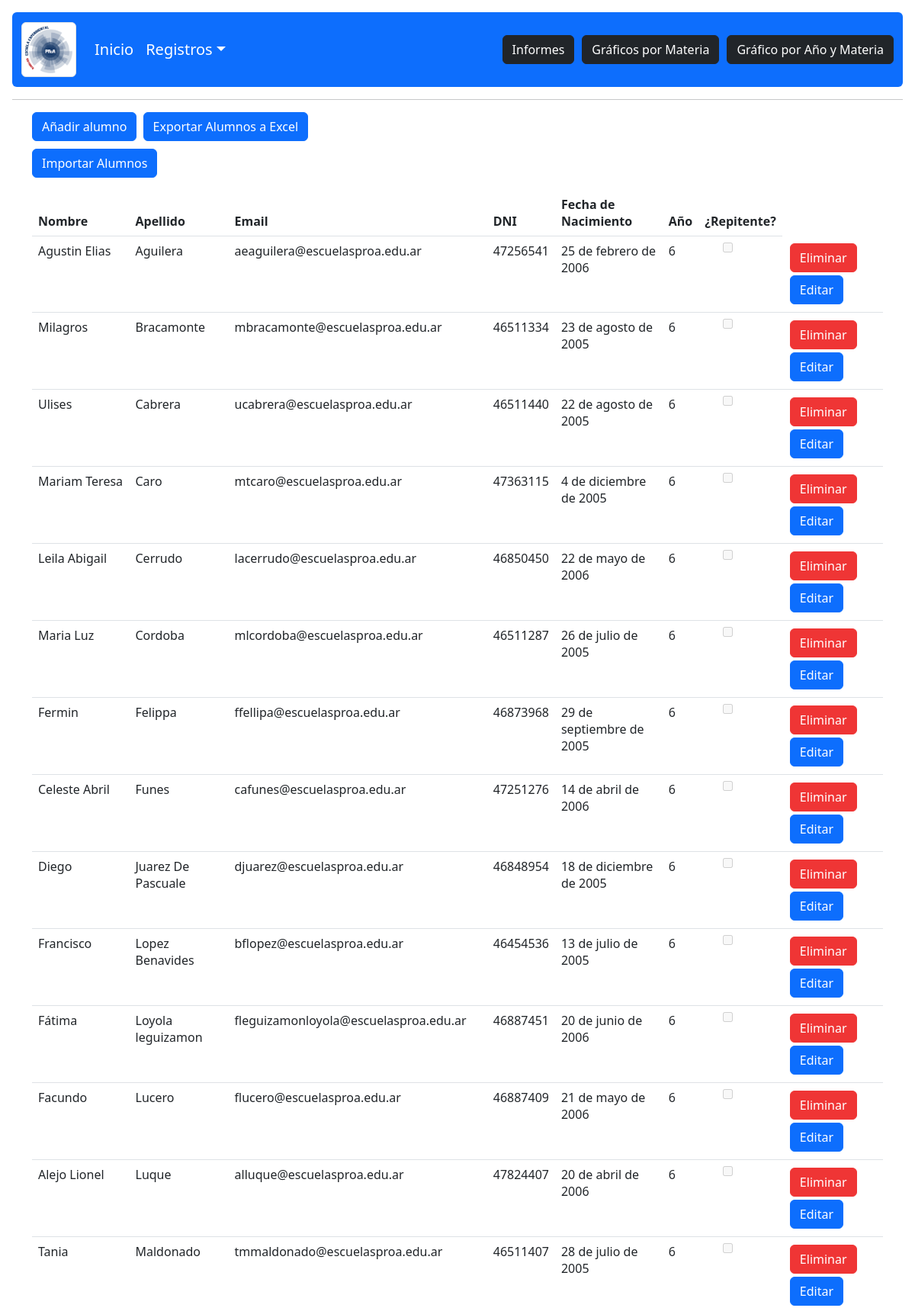
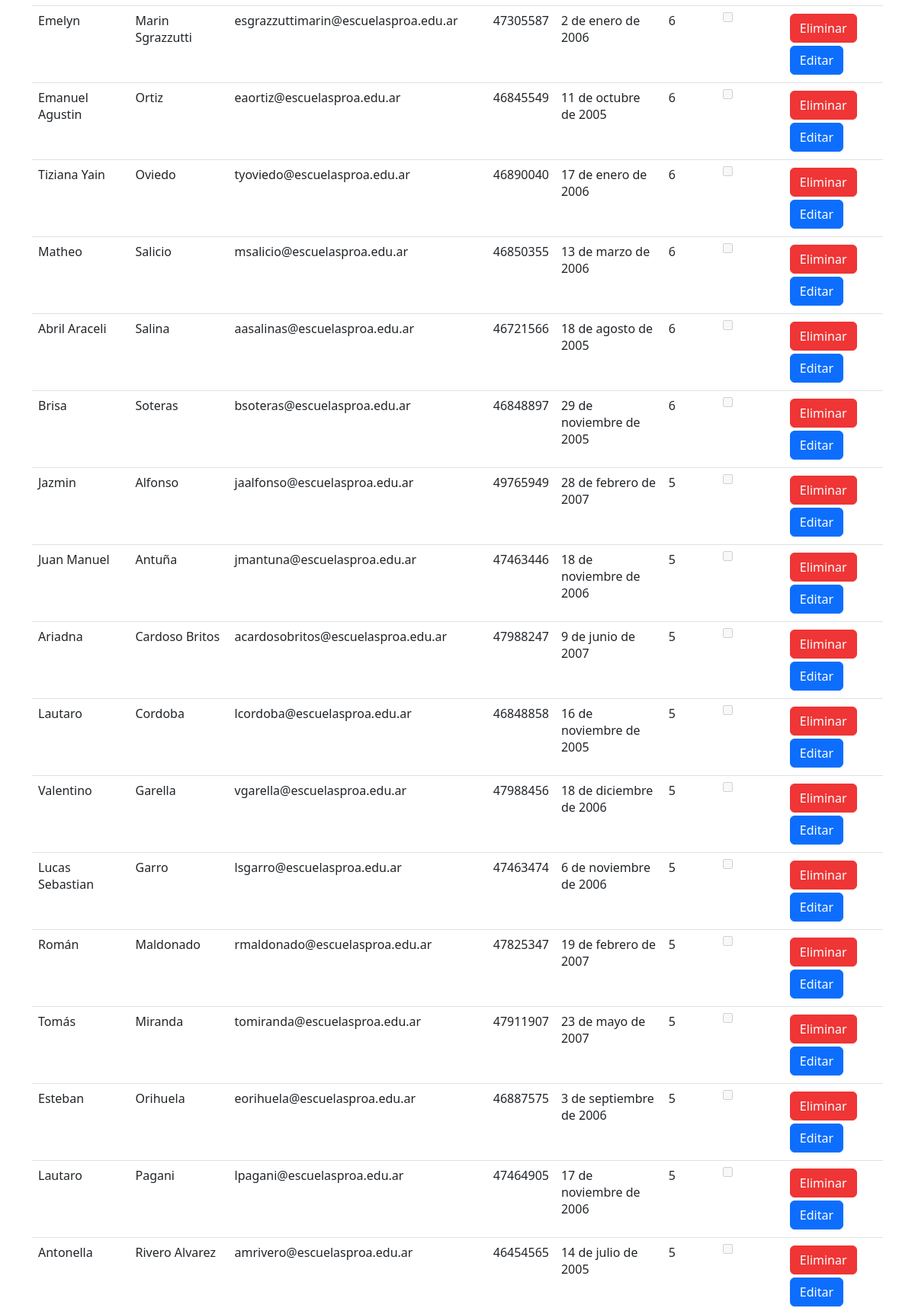
The app's page /proa/alumnos (upper part) with its own data (2 pictures, top to bottom).
### proa/models.py (models this page shows)
class Alumno(models.Model):
    dni = models.CharField(max_length=10, primary_key=True, verbose_name='DNI')
    nombre = models.CharField(max_length=100, verbose_name='Nombre')
    apellido = models.CharField(max_length=100, verbose_name='Apellido')
    fecha_nacimiento = models.DateField(verbose_name='Fecha de nacimiento', blank=True, null=True)
    email = models.EmailField(verbose_name='Email')
    repitio = models.BooleanField(verbose_name='Repitio?',default=None, null=True)
    curso = models.ForeignKey(Curso, on_delete=models.CASCADE, blank=True, null=True)

class Curso(models.Model):
    id = models.BigAutoField(primary_key=True,verbose_name='ID Curso')
    anio = models.IntegerField(verbose_name='Año')

### proa/views_alumnos.py (the view)
# urls.py: path('', views.index),
def index(request):
    alumnos = Alumno.objects.all()
    return render(request, 'alumnos/index.html',{ "alumnos": alumnos})

### proa/templates/alumnos/index.html (shortened to what this page needs)
{% extends "base_template.html" %}
{% load static %}
{% block content %}
<div class="container">
<div class="form_alumnos">
  <button type="button" class="btn btn-primary" data-bs-toggle="modal" data-bs-target="#add__form">Añadir alumno</button>
  <a href="{% url 'exportar_alumnos' %}" class="btn btn-primary" style="margin-left: 4px;">Exportar Alumnos a Excel</a>
<form action="/proa/alumnos/importar/" method="post" enctype="multipart/form-data">
  <button type="submit" class="btn btn-primary" style="margin-top: 10px;">Importar Alumnos</button>
</form>
</div>
  <table class="table">
      <thead>
          <tr>
              <th scope="col">Nombre</th>
              <th scope="col">Apellido</th>
              <th scope="col">Email</th>
              <th scope="col">DNI</th>
              <th scope="col">Fecha de Nacimiento</th>
              <th scope="col">Año</th>
              <th scope="col">¿Repitente?</th>
          </tr>
      </thead>
      <tbody>
          {% for alumno in alumnos %}
            <tr>
              {% if alumno.dni == alumnos_edit.dni %}
                <form action="/proa/alumnos/guardar/?id={{alumno.dni}}" method="POST">
                {% csrf_token %}
                <div class="row">
                  <td>
                    <div class="col">
                      <input class="form-control" name="nombre" onkeypress="return check(event)" placeholder="Ingrese el nombre" type="text" value="{{alumno.nombre}}">
                    </div>
                  </td>
                  <td>
                    <div class="col">
                      <input class="form-control" name="apellido" onkeypress="return check(event)" placeholder="Ingrese el apellido" type="text" value="{{alumno.apellido}}">
                    </div>
                  </td>
                  <td>
                    <div class="col">
                      <input type="email" class="form-control" placeholder="Ingrese el email" name="email" value="{{alumno.email}}">
                    </div>
                  </td>
                  <td>
                    <div class="col">
                      <input type="text" class="form-control" placeholder="Ingrese el DNI" name="DNI" value="{{alumno.dni}}">
                    </div>
                  </td>
                  <td>
                    <div class="col">
                      <input type="text" class="form-control" placeholder="Ingrese Fecha de Nacimiento(AAAA-MM-DD)" name="fecha_nacimiento" id="fecha_nacimiento" required="required" value="{{alumno.fecha_nacimiento}}">
                    </div>
                  </td>
                  <td>
                    <div class="col">
                      {% if alumno.dni == alumnos_edit.dni %}
                        <select class="form-select form-select-lg mb-3" aria-label=".form-select-lg example" name="curso">
                          <option value="1" {% if alumno.curso.id == 1 %}selected{% endif %}>1ro</option>
                          <option value="2" {% if alumno.curso.id == 2 %}selected{% endif %}>2do</option>
                          <option value="3" {% if alumno.curso.id == 3 %}selected{% endif %}>3ro</option>
                          <option value="4" {% if alumno.curso.id == 4 %}selected{% endif %}>4to</option>
                          <option value="5" {% if alumno.curso.id == 5 %}selected{% endif %}>5to</option>
                          <option value="6" {% if alumno.curso.id == 6 %}selected{% endif %}>6to</option>
                        </select>
                      {% else %}
                        {{alumno.curso.nombre}}
                      {% endif %}
                    </div>
                  </td>
                  <td>
                    <div class="form-check">
                      <input type="checkbox" class="custom-control-input" name="repitio" value="True" {% if alumno.repitio %}checked{% endif %}>
                      <label class="form-check-label" for="repitio_{{ alumno.dni }}">
                      </label>
                    </div>
                  </td>
                  <td>
                    <button style="margin-bottom: 5px; border-color: rgb(41, 159, 61); background-color: rgb(41, 159, 61);" type="submit" class="btn btn-primary">Guardar</button>
                    <a class="btn btn-primary" href="/proa/alumnos" role="button">Cancelar</a>
                  </td>
                </div>
                </form>
              {% else %}
                <td>{{alumno.nombre}}</td>
                <td>{{alumno.apellido}}</td>
                <td>{{alumno.email}}</td>
                <td>{{alumno.dni}}</td>
                <td>{{alumno.fecha_nacimiento}}</td>
                <td>{{alumno.curso.anio}}</td>
                <td>
                  <div class="col">
                    <div class="form-check">
                      <input type="checkbox" class="custom-control-input" name="repitio" {% if alumno.repitio %}checked disabled{% else %}disabled{% endif %} value="True">
                    </div>
                  </div>
                </td>
                <td>
                  <a style="margin: 2px; background-color: rgb(239, 53, 53); border-color: rgb(239, 53, 53);" class="btn btn-primary" href="/proa/alumnos/delete?DNI={{alumno.dni}}" role="button">Eliminar</a>
                  <a style="margin: 2px;" class="btn btn-primary" href="/proa/alumnos/editar?DNI={{alumno.dni}}" role="button">Editar</a>
                </td>
              {% endif %}
            </tr>
          {% endfor %}
      </tbody>
  </table>
</div>
{% endblock %}

### proa/templates/base_template.html (shortened to what this page needs)
{% load static %}
<link rel="stylesheet" type="text/css" href="{% static 'proa/css/bootstrap.css' %}" />
    <link href="https://cdn.jsdelivr.net/npm/bootstrap@5.2.2/dist/css/bootstrap.min.css" rel="stylesheet">
    <link href="https://getbootstrap.com/docs/5.2/assets/css/docs.css" rel="stylesheet">
    <link rel="stylesheet" href="https://cdnjs.cloudflare.com/ajax/libs/bootstrap-datepicker/1.9.0/css/bootstrap-datepicker.min.css">
    <link rel="stylesheet" href="https://code.jquery.com/ui/1.12.1/themes/base/jquery-ui.css">
<html>
<head>
</head>
<body class="p-3 m-0 border-0 bd-example d-flex flex-column min-vh-100">
    <nav class="navbar navbar-expand-lg bg-primary rounded">
        <div class="container-fluid">
            <a class="navbar-brand text-white" href="/proa">
                <img class="img-thumbnail" src="{% static 'proa/img/logoproa.png' %}" alt="Bootstrap" width="72" height="32">
            </a>
            <div class="collapse navbar-collapse" id="navbarSupportedContent">
                <ul class="navbar-nav me-auto mb-2 mb-lg-0">
                    <li class="nav-item">
                        <a class="nav-link active text-white fs-5" aria-current="page" href="/proa">Inicio</a>
                    </li>
                    <li class="nav-item dropdown">
                        <a class="nav-link dropdown-toggle text-white fs-5" href="#" role="button" data-bs-toggle="dropdown" aria-expanded="false">Registros</a>
                    </li>
                </ul>
                <a href="/proa/informes" class="btn btn-dark" style="margin-left: 10px;">Informes</a>
                <a href="/proa/graficos" class="btn btn-dark" style="margin-left: 10px;">Gráficos por Materia</a>
                <a href="/proa/graficos/grafico_torta/" class="btn btn-dark" style="margin-left: 10px;">Gráfico por Año y Materia</a>
            </div>
        </div>
    </nav>
    <hr />
    {% block content %}{% endblock %}
</body>
</html>

### records on screen
Alumno: nombre "Agustin Elias", apellido "Aguilera", email "aeaguilera@escuelasproa.edu.ar", dni "47256541", fecha_nacimiento "25 de febrero de 2006", curso.anio "6"
Alumno: nombre "Milagros", apellido "Bracamonte", email "mbracamonte@escuelasproa.edu.ar", dni "46511334", fecha_nacimiento "23 de agosto de 2005", curso.anio "6"
Alumno: nombre "Ulises", apellido "Cabrera", email "ucabrera@escuelasproa.edu.ar", dni "46511440", fecha_nacimiento "22 de agosto de 2005", curso.anio "6"
Alumno: nombre "Mariam Teresa", apellido "Caro", email "mtcaro@escuelasproa.edu.ar", dni "47363115", fecha_nacimiento "4 de diciembre de 2005", curso.anio "6"
Alumno: nombre "Leila Abigail", apellido "Cerrudo", email "lacerrudo@escuelasproa.edu.ar", dni "46850450", fecha_nacimiento "22 de mayo de 2006", curso.anio "6"
Alumno: nombre "Maria Luz", apellido "Cordoba", email "mlcordoba@escuelasproa.edu.ar", dni "46511287", fecha_nacimiento "26 de julio de 2005", curso.anio "6"
Alumno: nombre "Fermin", apellido "Felippa", email "ffellipa@escuelasproa.edu.ar", dni "46873968", fecha_nacimiento "29 de septiembre de 2005", curso.anio "6"
Alumno: nombre "Celeste Abril", apellido "Funes", email "cafunes@escuelasproa.edu.ar", dni "47251276", fecha_nacimiento "14 de abril de 2006", curso.anio "6"
Alumno: nombre "Diego", apellido "Juarez De Pascuale", email "djuarez@escuelasproa.edu.ar", dni "46848954", fecha_nacimiento "18 de diciembre de 2005", curso.anio "6"
Alumno: nombre "Francisco", apellido "Lopez Benavides", email "bflopez@escuelasproa.edu.ar", dni "46454536", fecha_nacimiento "13 de julio de 2005", curso.anio "6"
Alumno: nombre "Fátima", apellido "Loyola leguizamon", email "fleguizamonloyola@escuelasproa.edu.ar", dni "46887451", fecha_nacimiento "20 de junio de 2006", curso.anio "6"
Alumno: nombre "Facundo", apellido "Lucero", email "flucero@escuelasproa.edu.ar", dni "46887409", fecha_nacimiento "21 de mayo de 2006", curso.anio "6"
Alumno: nombre "Alejo Lionel", apellido "Luque", email "alluque@escuelasproa.edu.ar", dni "47824407", fecha_nacimiento "20 de abril de 2006", curso.anio "6"
Alumno: nombre "Tania", apellido "Maldonado", email "tmmaldonado@escuelasproa.edu.ar", dni "46511407", fecha_nacimiento "28 de julio de 2005", curso.anio "6"
Alumno: nombre "Emelyn", apellido "Marin Sgrazzutti", email "esgrazzuttimarin@escuelasproa.edu.ar", dni "47305587", fecha_nacimiento "2 de enero de 2006", curso.anio "6"
Alumno: nombre "Emanuel Agustin", apellido "Ortiz", email "eaortiz@escuelasproa.edu.ar", dni "46845549", fecha_nacimiento "11 de octubre de 2005", curso.anio "6"
Alumno: nombre "Tiziana Yain", apellido "Oviedo", email "tyoviedo@escuelasproa.edu.ar", dni "46890040", fecha_nacimiento "17 de enero de 2006", curso.anio "6"
Alumno: nombre "Matheo", apellido "Salicio", email "msalicio@escuelasproa.edu.ar", dni "46850355", fecha_nacimiento "13 de marzo de 2006", curso.anio "6"
Alumno: nombre "Abril Araceli", apellido "Salina", email "aasalinas@escuelasproa.edu.ar", dni "46721566", fecha_nacimiento "18 de agosto de 2005", curso.anio "6"
Alumno: nombre "Brisa", apellido "Soteras", email "bsoteras@escuelasproa.edu.ar", dni "46848897", fecha_nacimiento "29 de noviembre de 2005", curso.anio "6"
Alumno: nombre "Jazmin", apellido "Alfonso", email "jaalfonso@escuelasproa.edu.ar", dni "49765949", fecha_nacimiento "28 de febrero de 2007", curso.anio "5"
Alumno: nombre "Juan Manuel", apellido "Antuña", email "jmantuna@escuelasproa.edu.ar", dni "47463446", fecha_nacimiento "18 de noviembre de 2006", curso.anio "5"
Alumno: nombre "Ariadna", apellido "Cardoso Britos", email "acardosobritos@escuelasproa.edu.ar", dni "47988247", fecha_nacimiento "9 de junio de 2007", curso.anio "5"
Alumno: nombre "Lautaro", apellido "Cordoba", email "lcordoba@escuelasproa.edu.ar", dni "46848858", fecha_nacimiento "16 de noviembre de 2005", curso.anio "5"
Alumno: nombre "Valentino", apellido "Garella", email "vgarella@escuelasproa.edu.ar", dni "47988456", fecha_nacimiento "18 de diciembre de 2006", curso.anio "5"
Alumno: nombre "Lucas Sebastian", apellido "Garro", email "lsgarro@escuelasproa.edu.ar", dni "47463474", fecha_nacimiento "6 de noviembre de 2006", curso.anio "5"
Alumno: nombre "Román", apellido "Maldonado", email "rmaldonado@escuelasproa.edu.ar", dni "47825347", fecha_nacimiento "19 de febrero de 2007", curso.anio "5"
Alumno: nombre "Tomás", apellido "Miranda", email "tomiranda@escuelasproa.edu.ar", dni "47911907", fecha_nacimiento "23 de mayo de 2007", curso.anio "5"
Alumno: nombre "Esteban", apellido "Orihuela", email "eorihuela@escuelasproa.edu.ar", dni "46887575", fecha_nacimiento "3 de septiembre de 2006", curso.anio "5"
Alumno: nombre "Lautaro", apellido "Pagani", email "lpagani@escuelasproa.edu.ar", dni "47464905", fecha_nacimiento "17 de noviembre de 2006", curso.anio "5"
Alumno: nombre "Antonella", apellido "Rivero Alvarez", email "amrivero@escuelasproa.edu.ar", dni "46454565", fecha_nacimiento "14 de julio de 2005", curso.anio "5"
